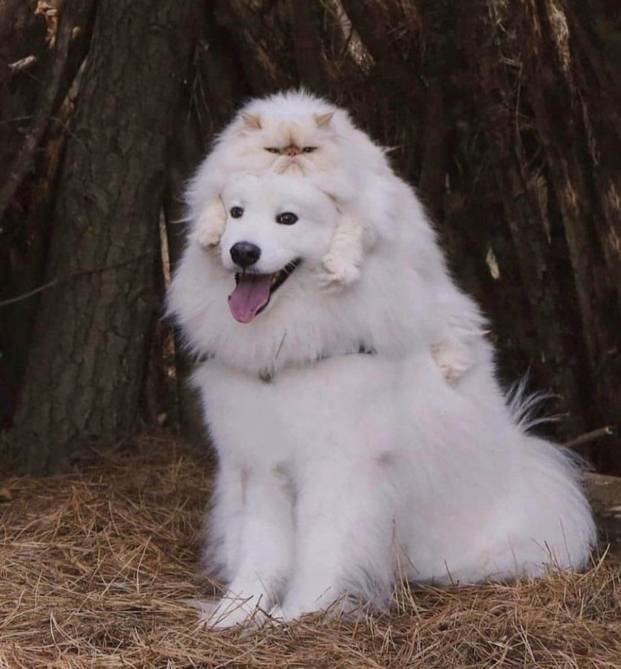
#> input picture pics/dogAndCat.jpg, 1242 x 1338 px (shown at 1/2 size)
$ python filters_base.py
#> lines starting #> are read from the running program, lines starting #| are printed output that depends on the picture
import cv2
import numpy as np


def gaussian_blurring(image):

    img_blur_3 = cv2.GaussianBlur(image, (3, 3), 0)
    img_blur_7 = cv2.GaussianBlur(image, (7, 7), 0)
    img_blur_11 = cv2.GaussianBlur(image, (11, 11), 0)


def median_blurring(image):
    img_blur_3 = cv2.medianBlur(image, 3)
    img_blur_7 = cv2.medianBlur(image, 7)
    img_blur_11 = cv2.medianBlur(image, 11)


if __name__ == '__main__':
    #берем картинку с типом
    img = cv2.imread('pics/dogAndCat.jpg')
#> img is the input picture: shape (1338, 1242, 3); mean B, G, R 83.8, 86.6, 97.9
    #img_rgb = cv2.imread('dogAndCat.jpg', cv2.IMREAD_COLOR)

    img_blur = cv2.blur(img, (7, 7))
    img_blur_gaussian = cv2.GaussianBlur(img, (7, 7), 0)

    scale_percent = 30

    width = int(img.shape[1] * scale_percent / 100)
#> width = 372
    height = int(img.shape[0] * scale_percent / 100)
#> height = 401
    dim = (width, height)
#> dim = (372, 401)

    cv2.imshow('img_blur', np.hstack((cv2.resize(img, dim), cv2.resize(img_blur, dim), cv2.resize(img_blur_gaussian, dim))))
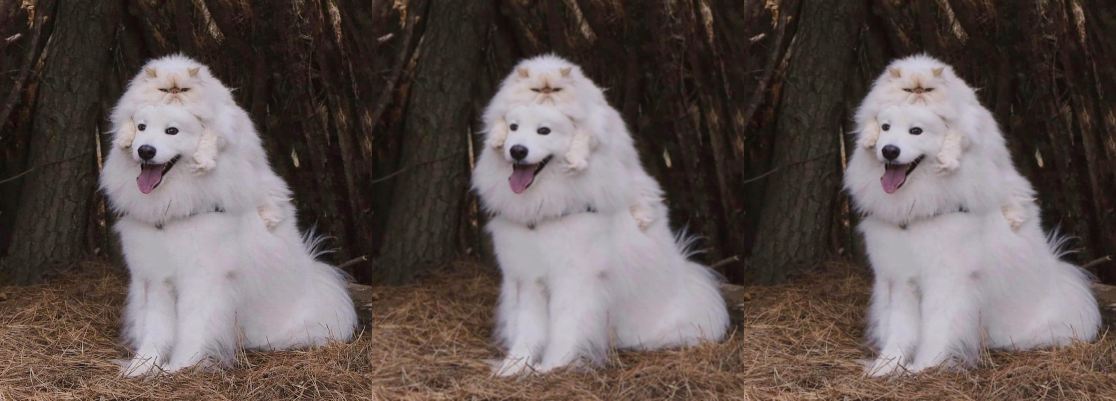
#> window 'img_blur': shape (401, 1116, 3); mean B, G, R 83.7, 86.5, 97.8
    cv2.waitKey(0)
    #cv2.imshow('dogAndCat', res_img)


$ run again, with pics/New_Zealand_Lake.jpg copied over pics/dogAndCat.jpg
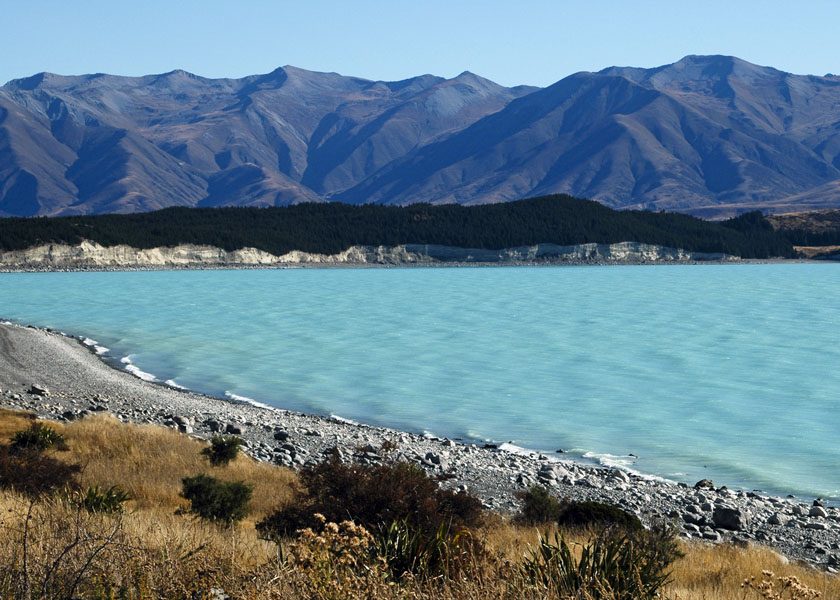
#> input picture pics/New_Zealand_Lake.jpg, 840 x 600 px
#> img is the input picture: shape (600, 840, 3); mean B, G, R 140.2, 126.7, 100.9
#> `img_blur = cv2.blur(img, (7, 7))`:
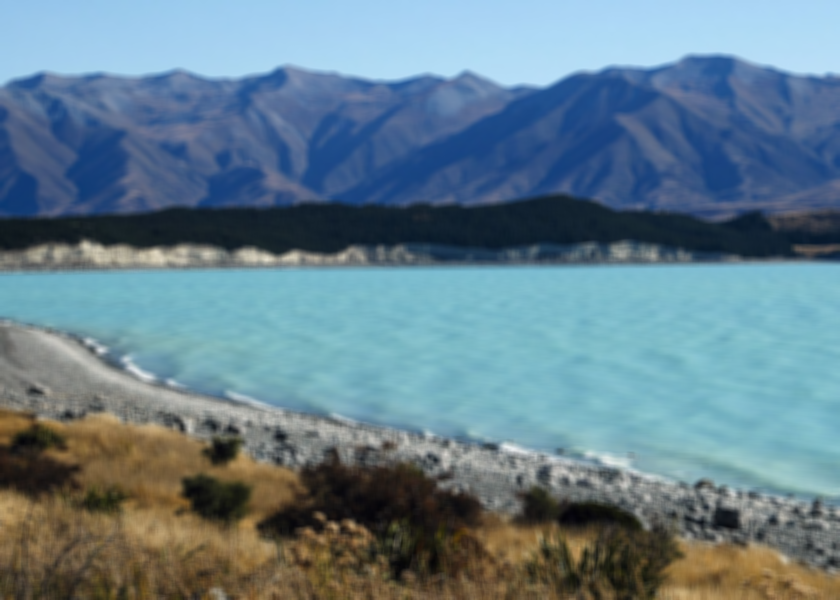
#> img_blur: shape (600, 840, 3); mean B, G, R 140.2, 126.7, 100.9
#> `cv2.imshow('img_blur', np.hstack((cv2.resize(img, dim), cv2.resize(img..`:
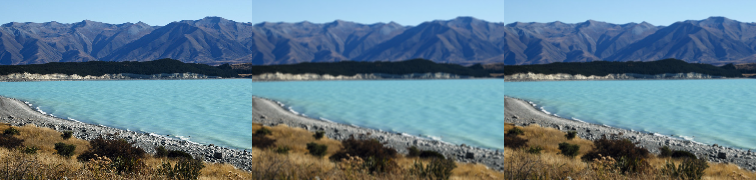
#> window 'img_blur': shape (180, 756, 3); mean B, G, R 140.1, 126.6, 100.8
